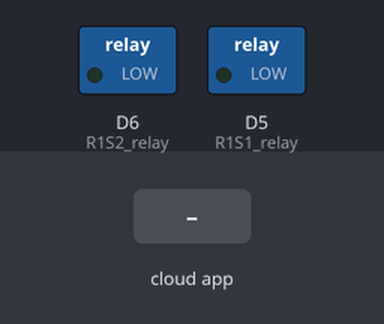
A sketch run on a simulated ESP8266 (NodeMCU). Parts: switched loads named in the sketch (green lamp = pin HIGH). The test bench sets the inputs (shaded band). What the sketch prints to the serial monitor is not drawn.

Above: at 2.7 s.
2.8 s: the phone or cloud app sets r1s1 to 0
At 3.1 s:
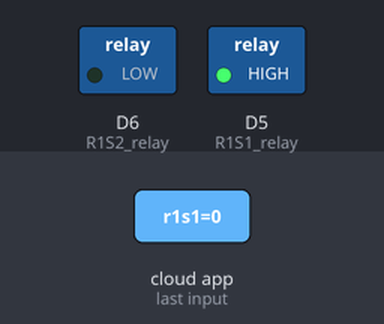
4.3 s: the phone or cloud app sets r1s2 to 0
At 5.5 s:
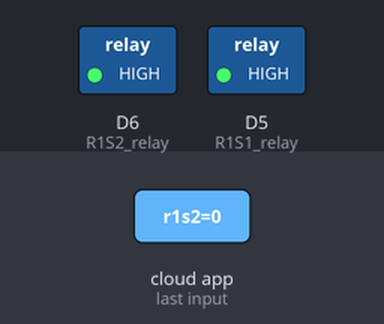
5.8 s: the phone or cloud app sets r1s1 to 1
At 7.0 s:
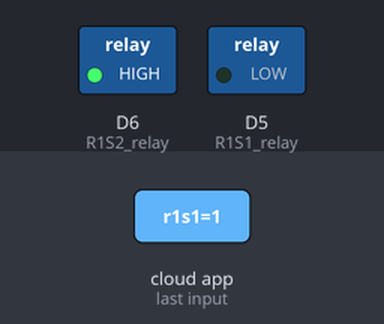
7.3 s: the phone or cloud app sets r1s2 to 1
At 8.3 s:
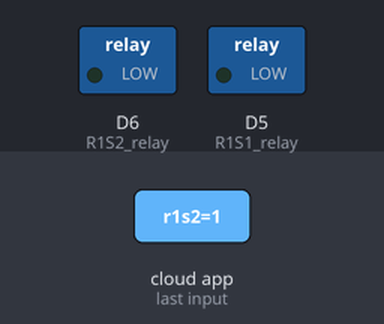
Timing chart, 0 to 9.8 s (numbered marks = the images above; inputs shaded):
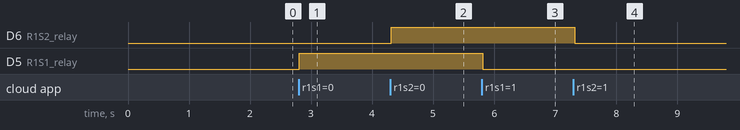

Measured:
- after the input at 2.8 s, D5 (R1S1_relay): LOW → HIGH at once
- after the input at 4.3 s, D6 (R1S2_relay): LOW → HIGH at once
- after the input at 5.8 s, D5 (R1S1_relay): HIGH → LOW at once
- after the input at 7.3 s, D6 (R1S2_relay): HIGH → LOW at once

The sketch:

R1.ino
```cpp
#include <ESP8266WiFi.h>
#include "AdafruitIO_WiFi.h"

#define WIFI_SSID       "YOUR SSID"
#define WIFI_PASS       "YOUR WIFI PASSWORD"
#define IO_USERNAME    "ADAFRUI IO USERNAME"
#define IO_KEY         "ADAFRUIT IO KEY"

//Switches
#define R1S1_relay D5
#define R1S2_relay D6

// Connect to Wi-Fi and Adafruit IO handel
AdafruitIO_WiFi io(IO_USERNAME, IO_KEY, WIFI_SSID, WIFI_PASS);

// Create a feed object that allows us to send data to
AdafruitIO_Feed *R1S1 = io.feed("r1s1");
AdafruitIO_Feed *R1S2  = io.feed("r1s2");

void setup()
{
  //Set pin mode
  pinMode(R1S1_relay, OUTPUT);
  pinMode(R1S2_relay, OUTPUT);

  // Enable the serial port so we can see updates
  Serial.begin(115200);
  // Connect to Adafruit IO
  io.connect();
  // wait for a connection
  while (io.status() < AIO_CONNECTED){
    Serial.print(".");
    delay(500);
  }
  //On message call function
  R1S1->onMessage(R1S1_handle);
  R1S2->onMessage(R1S2_handle);
  //Read the last status
  R1S1->get();
  R1S2->get();
}

void loop(){
  io.run();

}
//For room1 switch 1
//If received 1 from feed make pin LOW(switch on)
//If received 0 from feed make pin HIGH(switch on)
void R1S1_handle(AdafruitIO_Data *data) {
  Serial.print("received <- ");
  if (data->toPinLevel() == HIGH)
    Serial.println("HIGH");
  else
    Serial.println("LOW");

  digitalWrite(R1S1_relay, !(data->toPinLevel()));
}
//For room1 switch 2
//If received 1 from feed make pin LOW(switch on)
//If received 0 from feed make pin HIGH(switch on)
void R1S2_handle(AdafruitIO_Data *data) {
  Serial.print("received <- ");
  if (data->toPinLevel() == HIGH)
    Serial.println("HIGH");
  else
    Serial.println("LOW");

  digitalWrite(R1S2_relay, !(data->toPinLevel()));
}
```
